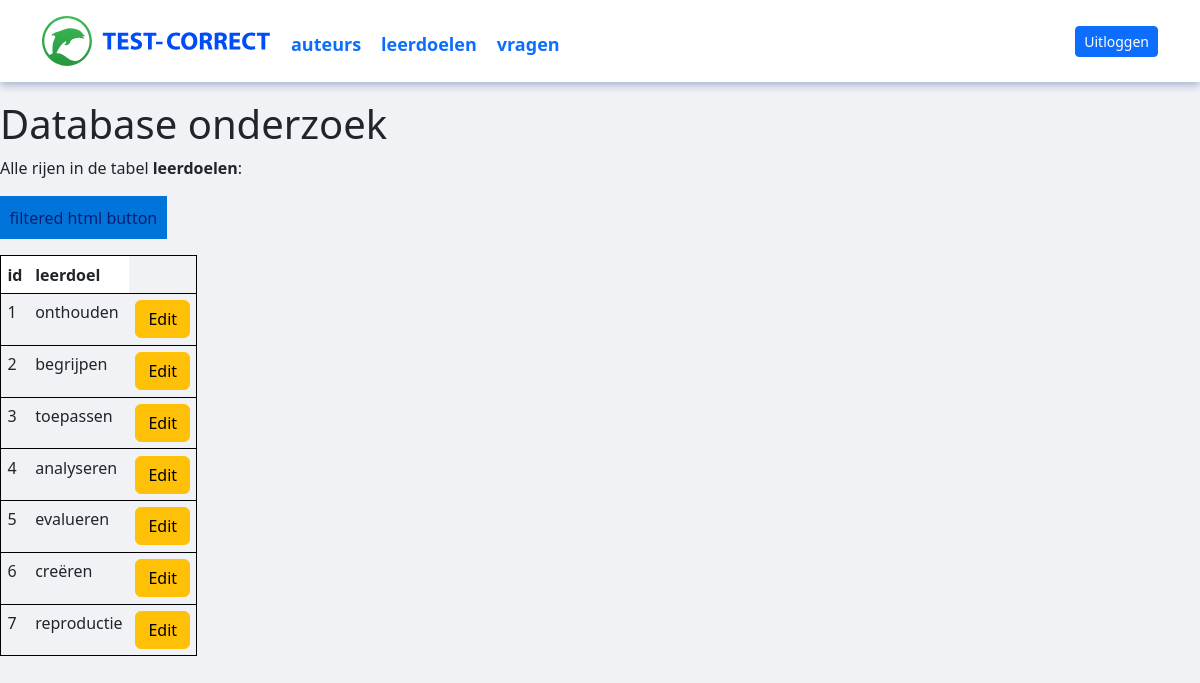
Page /table_details/leerdoelen on the committed database.
### tables this page shows
CREATE TABLE `leerdoelen` (
  `id` integer NOT NULL
,  `leerdoel` text DEFAULT NULL
);

### app.py (the view)
@app.route("/table_details/<table_name>")
def table_content(table_name=None):
    if not table_name:
        return "Missing table name", 400  # HTTP 400 = Bad Request
    else:
        tables = dbm.get_table_list()
        rows, column_names = dbm.get_table_content(table_name)
        return render_template(
            "table_details.html", rows=rows, columns=column_names, table_name=table_name, table_list=tables
        )

### lib/tablemodel.py (called while the page is built)
    def get_table_list(self):
        cursor = sqlite3.connect(self.database_file).cursor()
        cursor.execute("SELECT name FROM sqlite_master WHERE type='table'")
        tables = [table[0] for table in cursor.fetchall()]
        return tables

    def get_table_content(self, table_name):
        cursor = sqlite3.connect(self.database_file).cursor()
        cursor.execute(f"SELECT * FROM {table_name} ")
        table_headers = [column_name[0] for column_name in cursor.description]
        table_content = cursor.fetchall()
        return table_content, table_headers

### templates/table_details.html (shortened to what this page needs)
<!DOCTYPE html>
<html lang="en">
<head>
    <link rel="stylesheet" href="/static/basic.css" type="text/css">
    <link href="https://cdn.jsdelivr.net/npm/bootstrap@5.2.3/dist/css/bootstrap.min.css" rel="stylesheet">
</head>
<body>
{% include 'header.html' %}
<main>
    <h1>Database onderzoek</h1>
    <p>Alle rijen in de tabel <b>{{ table_name }}</b>:</p>
    <form action="/bad_questions"><button>filtered html button</button></form>
    <table>
        <thead>
        <tr>
            {% for column in columns %}
            <th>{{ column }}</th>
            {% endfor %}
        </tr>
        </thead>
        <tbody>
        {% for row in rows %}
        <tr>
            {% for field in row %}
            <td>{{ field }}</td>
            {% endfor %}
            <td>
              <a href="/update/{{row[0]}}" class="btn btn-warning btn-xs" data-toggle="modal" data-target="modaledit{{row[0]}}">Edit</a>
            </td>
        </tr>
        {% endfor %}
        </tbody>
    </table>
</main>
</body>
</html>

### static/basic.css (style rules this page uses)
* { box-sizing: border-box }
:root { --sans: 1em/1.6 system-ui, -apple-system, BlinkMacSystemFont, Segoe UI, Roboto, Oxygen, Ubuntu, Cantarell, Droid Sans, Helvetica Neue, Fira Sans, sans-serif; --mono: SFMono-Regular, Consolas, 'Liberation Mono', Menlo, Courier, 'Courier New', monospace; --c1:#0074d9; --c2:#eee; --c3:#fff; --c4:#000; --c5:#fff; --m1: 8px; --rc: 8px; }
html { -ms-text-size-adjust: 100%; -webkit-text-size-adjust: 100%; }
body { margin: 0; font: var(--sans); font-weight: 400; font-style: normal; text-rendering: optimizeLegibility; -webkit-font-smoothing: antialiased; background-color: rgba(240, 242, 245, 1) !important; color: var(--c4); padding-top: 100px; }
a { color: var(--c1); text-decoration:none !important }
h1,h2,h3,h4,h5,h6 { margin: 0.6em 0; font-weight: normal }
h1 { font-size: 2.625em; line-height: 1.2 }
table { border-collapse: collapse; border-spacing: 0; margin:1em 0 }
th, td { text-align: left; vertical-align: top; border: 1px solid; padding: 0.4em }
thead,tfoot { background: var(--c2) }
pre,code,input,select,textarea,button,img { border-radius: var(--rc) }
button, input[type=submit], input[type=reset], input[type="button"] { -webkit-appearance: none; font-size: 1em; display: inline-block; color: var(--c5); background: var(--c1); border: 0; margin: 4px; padding: 0.6em; cursor: pointer; text-align: center }
main,footer { margin: 0 auto; width: 100%; text-align: left; padding: 0 0px; }

### templates/table_details.html (style rules this page uses)
th { background-color: white; }
tr { border: solid black 1px; }
[type=button]:not(:disabled), [type=reset]:not(:disabled), [type=submit]:not(:disabled), button:not(:disabled) { cursor: pointer; color: #041f74 !important; }

### rows in the picture
leerdoelen: row "1", leerdoel "onthouden"
leerdoelen: row "2", leerdoel "begrijpen"
leerdoelen: row "3", leerdoel "toepassen"
leerdoelen: row "4", leerdoel "analyseren"
leerdoelen: row "5", leerdoel "evalueren"
leerdoelen: row "6", leerdoel "creëren"
leerdoelen: row "7", leerdoel "reproductie"

### other values in the picture
{{ table }} "auteurs" "leerdoelen" "vragen"
{{ table_name }} "leerdoelen"
{{ column }} "id" "leerdoel"
